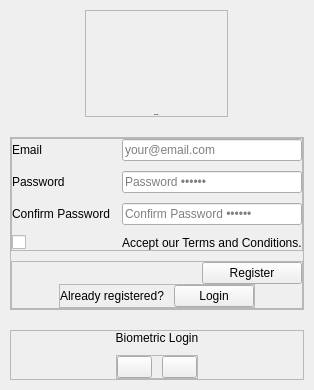
     <widget class="QWidget" name="registerPage">
      <layout class="QVBoxLayout" name="verticalLayout_13">
       <property name="spacing">
        <number>0</number>
       </property>
       <property name="leftMargin">
        <number>0</number>
       </property>
       <property name="topMargin">
        <number>0</number>
       </property>
       <property name="rightMargin">
        <number>0</number>
       </property>
       <property name="bottomMargin">
        <number>0</number>
       </property>
       <item>
        <widget class="QWidget" name="widget_2" native="true">
         <layout class="QVBoxLayout" name="verticalLayout_8">
          <property name="spacing">
           <number>10</number>
          </property>
          <property name="leftMargin">
           <number>10</number>
          </property>
          <property name="topMargin">
           <number>10</number>
          </property>
          <property name="rightMargin">
           <number>10</number>
          </property>
          <property name="bottomMargin">
           <number>10</number>
          </property>
          <item alignment="Qt::AlignmentFlag::AlignHCenter|Qt::AlignmentFlag::AlignBottom">
           <widget class="QFrame" name="header_2">
            <property name="frameShape">
             <enum>QFrame::Shape::StyledPanel</enum>
            </property>
            <property name="frameShadow">
             <enum>QFrame::Shadow::Raised</enum>
            </property>
            <layout class="QVBoxLayout" name="verticalLayout_9">
             <property name="spacing">
              <number>10</number>
             </property>
             <property name="leftMargin">
              <number>0</number>
             </property>
             <property name="topMargin">
              <number>0</number>
             </property>
             <property name="rightMargin">
              <number>0</number>
             </property>
             <property name="bottomMargin">
              <number>0</number>
             </property>
             <item alignment="Qt::AlignmentFlag::AlignHCenter">
              <widget class="QLabel" name="logo_2">
               <property name="minimumSize">
                <size>
                 <width>141</width>
                 <height>93</height>
                </size>
               </property>
               <property name="maximumSize">
                <size>
                 <width>141</width>
                 <height>93</height>
                </size>
               </property>
               <property name="text">
                <string />
               </property>
               <property name="pixmap">
                <pixmap resource="../assets/assets.qrc">:/images/images/TRUSTED IN_GREY.png</pixmap>
               </property>
               <property name="scaledContents">
                <bool>true</bool>
               </property>
              </widget>
             </item>
             <item>
              <widget class="QLabel" name="label_7">
               <property name="font">
                <font>
                 <pointsize>-1</pointsize>
                 <bold>true</bold>
                </font>
               </property>
               <property name="text">
                <string>Welcome </string>
               </property>
               <property name="alignment">
                <set>Qt::AlignmentFlag::AlignCenter</set>
               </property>
              </widget>
             </item>
            </layout>
           </widget>
          </item>
          <item>
           <widget class="QCustomHorizontalSeparator" name="customHorizontalSeparator_4" />
          </item>
          <item>
           <widget class="QFrame" name="body_2">
            <property name="frameShape">
             <enum>QFrame::Shape::StyledPanel</enum>
            </property>
            <property name="frameShadow">
             <enum>QFrame::Shadow::Raised</enum>
            </property>
            <layout class="QVBoxLayout" name="verticalLayout_10">
             <property name="spacing">
              <number>10</number>
             </property>
             <property name="leftMargin">
              <number>0</number>
             </property>
             <property name="topMargin">
              <number>0</number>
             </property>
             <property name="rightMargin">
              <number>0</number>
             </property>
             <property name="bottomMargin">
              <number>0</number>
             </property>
             <item>
              <widget class="QFrame" name="frame_5">
               <property name="frameShape">
                <enum>QFrame::Shape::StyledPanel</enum>
               </property>
               <property name="frameShadow">
                <enum>QFrame::Shadow::Raised</enum>
               </property>
               <layout class="QFormLayout" name="formLayout_3">
                <property name="horizontalSpacing">
                 <number>10</number>
                </property>
                <property name="verticalSpacing">
                 <number>10</number>
                </property>
                <property name="leftMargin">
                 <number>0</number>
                </property>
                <property name="topMargin">
                 <number>0</number>
                </property>
                <property name="rightMargin">
                 <number>0</number>
                </property>
                <property name="bottomMargin">
                 <number>0</number>
                </property>
                <item row="0" column="0">
                 <widget class="QLabel" name="label_8">
                  <property name="text">
                   <string>Email</string>
                  </property>
                 </widget>
                </item>
                <item row="0" column="1">
                 <widget class="QLineEdit" name="lineEdit_3">
                  <property name="placeholderText">
                   <string>your@email.com</string>
                  </property>
                 </widget>
                </item>
                <item row="1" column="0">
                 <widget class="QLabel" name="label_9">
                  <property name="minimumSize">
                   <size>
                    <width>100</width>
                    <height>0</height>
                   </size>
                  </property>
                  <property name="text">
                   <string>Password</string>
                  </property>
                 </widget>
                </item>
                <item row="1" column="1">
                 <widget class="QLineEdit" name="lineEdit_4">
                  <property name="echoMode">
                   <enum>QLineEdit::EchoMode::Password</enum>
                  </property>
                  <property name="placeholderText">
                   <string>Password ••••••</string>
                  </property>
                 </widget>
                </item>
                <item row="2" column="1">
                 <widget class="QLineEdit" name="lineEdit_5">
                  <property name="echoMode">
                   <enum>QLineEdit::EchoMode::Password</enum>
                  </property>
                  <property name="placeholderText">
                   <string>Confirm Password ••••••</string>
                  </property>
                 </widget>
                </item>
                <item row="2" column="0">
                 <widget class="QLabel" name="label_13">
                  <property name="text">
                   <string>Confirm Password</string>
                  </property>
                 </widget>
                </item>
                <item row="3" column="1">
                 <widget class="QLabel" name="label_15">
                  <property name="text">
                   <string>Accept our Terms and Conditions.</string>
                  </property>
                 </widget>
                </item>
                <item row="3" column="0">
                 <widget class="QCustomCheckBox" name="customCheckBox">
                  <property name="minimumSize">
                   <size>
                    <width>100</width>
                    <height>0</height>
                   </size>
                  </property>
                  <property name="maximumSize">
                   <size>
                    <width>16777215</width>
                    <height>20</height>
                   </size>
                  </property>
                 </widget>
                </item>
               </layout>
              </widget>
             </item>
             <item>
              <widget class="QFrame" name="frame_6">
               <property name="frameShape">
                <enum>QFrame::Shape::StyledPanel</enum>
               </property>
               <property name="frameShadow">
                <enum>QFrame::Shadow::Raised</enum>
               </property>
               <layout class="QVBoxLayout" name="verticalLayout_11">
                <property name="spacing">
                 <number>0</number>
                </property>
                <property name="leftMargin">
                 <number>0</number>
                </property>
                <property name="topMargin">
                 <number>0</number>
                </property>
                <property name="rightMargin">
                 <number>0</number>
                </property>
                <property name="bottomMargin">
                 <number>0</number>
                </property>
                <item alignment="Qt::AlignmentFlag::AlignRight">
                 <widget class="QPushButton" name="registerBtn">
                  <property name="minimumSize">
                   <size>
                    <width>100</width>
                    <height>0</height>
                   </size>
                  </property>
                  <property name="styleSheet">
                   <string notr="true" />
                  </property>
                  <property name="text">
                   <string>Register</string>
                  </property>
                 </widget>
                </item>
                <item>
                 <widget class="QCustomHorizontalSeparator" name="customHorizontalSeparator_5" />
                </item>
                <item alignment="Qt::AlignmentFlag::AlignHCenter">
                 <widget class="QFrame" name="frame_7">
                  <property name="frameShape">
                   <enum>QFrame::Shape::StyledPanel</enum>
                  </property>
                  <property name="frameShadow">
                   <enum>QFrame::Shadow::Raised</enum>
                  </property>
                  <layout class="QHBoxLayout" name="horizontalLayout_3">
                   <property name="spacing">
                    <number>10</number>
                   </property>
                   <property name="leftMargin">
                    <number>0</number>
                   </property>
                   <property name="topMargin">
                    <number>0</number>
                   </property>
                   <property name="rightMargin">
                    <number>0</number>
                   </property>
                   <property name="bottomMargin">
                    <number>0</number>
                   </property>
                   <item>
                    <widget class="QLabel" name="label_10">
                     <property name="text">
                      <string>Already registered?</string>
                     </property>
                    </widget>
                   </item>
                   <item>
                    <widget class="QPushButton" name="toLoginBtn">
                     <property name="text">
                      <string>Login</string>
                     </property>
                    </widget>
                   </item>
                  </layout>
                 </widget>
                </item>
               </layout>
              </widget>
             </item>
            </layout>
           </widget>
          </item>
          <item>
           <widget class="QCustomHorizontalSeparator" name="customHorizontalSeparator_6" />
          </item>
          <item alignment="Qt::AlignmentFlag::AlignTop">
           <widget class="QFrame" name="footer_2">
            <property name="frameShape">
             <enum>QFrame::Shape::StyledPanel</enum>
            </property>
            <property name="frameShadow">
             <enum>QFrame::Shadow::Raised</enum>
            </property>
            <layout class="QVBoxLayout" name="verticalLayout_12">
             <property name="spacing">
              <number>10</number>
             </property>
             <property name="leftMargin">
              <number>0</number>
             </property>
             <property name="topMargin">
              <number>0</number>
             </property>
             <property name="rightMargin">
              <number>0</number>
             </property>
             <property name="bottomMargin">
              <number>0</number>
             </property>
             <item>
              <widget class="QLabel" name="label_12">
               <property name="text">
                <string>Biometric Login</string>
               </property>
               <property name="alignment">
                <set>Qt::AlignmentFlag::AlignCenter</set>
               </property>
              </widget>
             </item>
             <item alignment="Qt::AlignmentFlag::AlignHCenter">
              <widget class="QFrame" name="frame_8">
               <property name="maximumSize">
                <size>
                 <width>16777215</width>
                 <height>16777215</height>
                </size>
               </property>
               <property name="frameShape">
                <enum>QFrame::Shape::StyledPanel</enum>
               </property>
               <property name="frameShadow">
                <enum>QFrame::Shadow::Raised</enum>
               </property>
               <layout class="QHBoxLayout" name="horizontalLayout_4">
                <property name="spacing">
                 <number>10</number>
                </property>
                <property name="leftMargin">
                 <number>0</number>
                </property>
                <property name="topMargin">
                 <number>0</number>
                </property>
                <property name="rightMargin">
                 <number>0</number>
                </property>
                <property name="bottomMargin">
                 <number>0</number>
                </property>
                <item>
                 <widget class="QPushButton" name="pushButton_4">
                  <property name="maximumSize">
                   <size>
                    <width>35</width>
                    <height>35</height>
                   </size>
                  </property>
                  <property name="text">
                   <string />
                  </property>
                  <property name="icon">
                   <iconset resource="../Qss/icons/_icons.qrc">
                    <normaloff>:/material_design/icons/material_design/fingerprint.png</normaloff>:/material_design/icons/material_design/fingerprint.png</iconset>
                  </property>
                 </widget>
                </item>
                <item>
                 <widget class="QPushButton" name="pushButton_5">
                  <property name="maximumSize">
                   <size>
                    <width>35</width>
                    <height>35</height>
                   </size>
                  </property>
                  <property name="text">
                   <string />
                  </property>
                  <property name="icon">
                   <iconset resource="../Qss/icons/_icons.qrc">
                    <normaloff>:/font_awesome_brands/icons/font_awesome/brands/windows.png</normaloff>:/font_awesome_brands/icons/font_awesome/brands/windows.png</iconset>
                  </property>
                 </widget>
                </item>
               </layout>
              </widget>
             </item>
            </layout>
           </widget>
          </item>
         </layout>
        </widget>
       </item>
      </layout>
     </widget>
